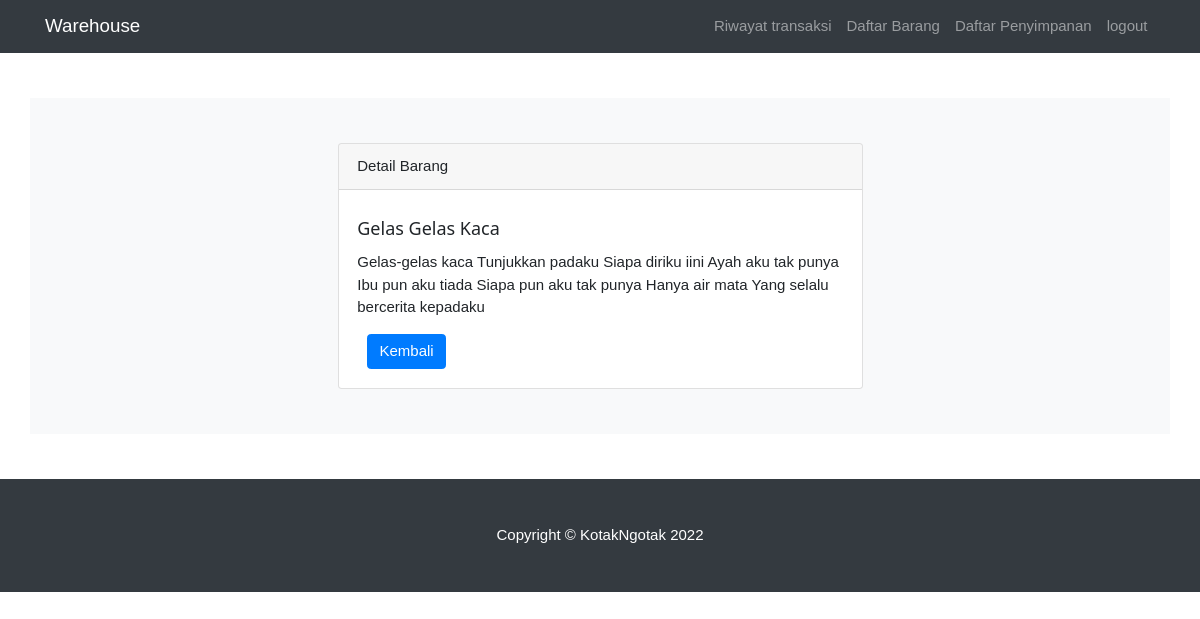
/user/detail/3, run on the app's committed database.
### tables this page shows
CREATE TABLE `barang` (
  `id_barang` int(20) NOT NULL,
  `nama_barang` varchar(50) NOT NULL,
  `deskripsi` varchar(250) DEFAULT NULL
);

### application/controllers/User.php (called while the page is built, shortened)
<?php
class User extends CI_Controller {
	public function __construct()
	{
		$this->load->model('Barang_model');
		$this->load->library('form_validation');
	}
	public function detail($no)
	{
		$jdl['judul'] = 'Data barang';
		$data['barang'] = $this->Barang_model->getDetailbyNo($no);
		$this->load->view('template/header2', $jdl);
		$this->load->view('user/detail', $data);
		$this->load->view('template/footer2');
	}
}

### index.php (called while the page is built, shortened)
<?php
require_once BASEPATH.'core/CodeIgniter.php';

### application/models/Barang_model.php (called while the page is built, shortened)
<?php
class Barang_model extends CI_model {
	public function getDetailbyNo($no)
	{
		return $this->db->get_where('barang', ['id_barang' => $no])->row_array();
	}
}

### application/views/user/detail.php (the view)
<div class="container mt-5 mb-5 pb-5 bg-light">
	<div class="row mt-3 mx-auto bg-item" style="width: 100%;">
		<div class="col-md-6 mx-auto" style="width: 100%;">
			<div class="card mt-5">
			  <div class="card-header">
			    Detail Barang
			  </div>
			  <div class="card-body">
			    <h5 class="card-title"><?= $barang['nama_barang'] ?></h5>
			    <p class="card-text"><?= $barang['deskripsi'] ?></p>
			    <a href="<?= base_url("user/barang"); ?>" class="btn btn-primary">Kembali</a>
			  </div>
			</div>
		</div>
	</div>
</div>

### src/css/style.css (style rules this page uses)
.btn { margin-left: 10px; }
body, html { height: 100%; font-family: "Inconsolata", sans-serif; }

### src/css/style2.css (style rules this page uses)
html { box-sizing:border-box }
*,*:before,*:after { box-sizing:inherit }
html { -ms-text-size-adjust:100%;-webkit-text-size-adjust:100% }
body { margin:0 }
a { background-color:transparent }
html,body { font-family:Verdana,sans-serif;font-size:15px;line-height:1.5 }
html { overflow-x:hidden }
h5 { font-size:18px }
h1,h2,h3,h4,h5,h6 { font-family:"Segoe UI",Arial,sans-serif;font-weight:400;margin:10px 0 }
a { color:inherit }

### data on the page
barang: nama_barang "Gelas Gelas Kaca", deskripsi "Gelas-gelas kaca Tunjukkan padaku Siapa diriku iini Ayah aku tak punya Ibu pun aku tiada Siapa pun aku tak punya Hanya air mata Yang selalu bercerita kepadaku"
